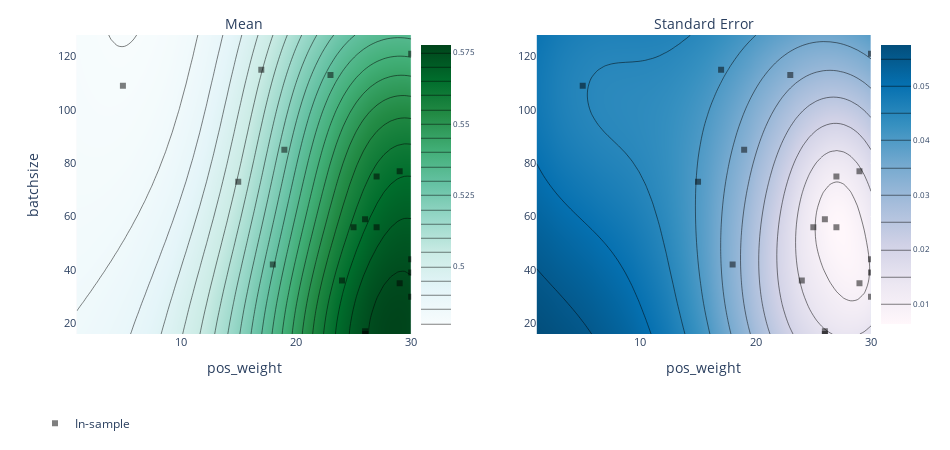

The cell this chart's notebook holds for it:
### Code cell
render(plot_contour(model=model, param_x='pos_weight', param_y='batchsize', metric_name='iou'))

### Figure 1 — Plotly figure (JSON) as saved in the notebook; plotly's stock layout.template omitted (floating-point values rounded to 4 significant figures; data arrays with more than 128 entries replaced by an {"elided": "..."} marker saying what was removed)
{"data": [{"autocolorscale": false, "autocontour": true, "colorbar": {"tickfont": {"size": 8}, "ticksuffix": "", "x": 0.45, "y": 0.5}, "colorscale": [[0, "rgb(247,252,253)"], [0.125, "rgb(229,245,249)"], [0.25, "rgb(204,236,230)"], [0.375, "rgb(153,216,201)"], [0.5, "rgb(102,194,164)"], [0.625, "rgb(65,174,118)"], [0.75, "rgb(35,139,69)"], [0.875, "rgb(0,109,44)"], [1, "rgb(0,68,27)"]], "contours": {"coloring": "heatmap"}, "hoverinfo": "x+y+z", "ncontours": 25, "type": "contour", "x": [1, 1.592, 2.184, 2.776, 3.367, 3.959, 4.551, 5.143, 5.735, 6.327, 6.918, 7.51, 8.102, 8.694, 9.286, 9.878, 10.47, 11.06, 11.65, 12.24, 12.84, 13.43, 14.02, 14.61, 15.2, 15.8, 16.39, 16.98, 17.57, 18.16, 18.76, 19.35, 19.94, 20.53, 21.12, 21.71, 22.31, 22.9, 23.49, 24.08, 24.67, 25.27, 25.86, 26.45, 27.04, 27.63, 28.22, 28.82, 29.41, 30], "xaxis": "x", "y": [16, 18.29, 20.57, 22.86, 25.14, 27.43, 29.71, 32, 34.29, 36.57, 38.86, 41.14, 43.43, 45.71, 48, 50.29, 52.57, 54.86, 57.14, 59.43, 61.71, 64, 66.29, 68.57, 70.86, 73.14, 75.43, 77.71, 80, 82.29, 84.57, 86.86, 89.14, 91.43, 93.71, 96, 98.29, 100.6, 102.9, 105.1, 107.4, 109.7, 112, 114.3, 116.6, 118.9, 121.1, 123.4, 125.7, 128], "yaxis": "y", "z": {"elided": "50x50 float values"}, "zauto": true, "zmax": 0.5777, "zmin": -0.5777}, {"autocolorscale": false, "autocontour": true, "colorbar": {"tickfont": {"size": 8}, "ticksuffix": "", "x": 1, "y": 0.5}, "colorscale": [[0, "rgb(255,247,251)"], [0.1429, "rgb(236,231,242)"], [0.2857, "rgb(208,209,230)"], [0.4286, "rgb(166,189,219)"], [0.5714, "rgb(116,169,207)"], [0.7143, "rgb(54,144,192)"], [0.8571, "rgb(5,112,176)"], [1, "rgb(3,78,123)"]], "contours": {"coloring": "heatmap"}, "hoverinfo": "x+y+z", "ncontours": 25, "type": "contour", "x": [1, 1.592, 2.184, 2.776, 3.367, 3.959, 4.551, 5.143, 5.735, 6.327, 6.918, 7.51, 8.102, 8.694, 9.286, 9.878, 10.47, 11.06, 11.65, 12.24, 12.84, 13.43, 14.02, 14.61, 15.2, 15.8, 16.39, 16.98, 17.57, 18.16, 18.76, 19.35, 19.94, 20.53, 21.12, 21.71, 22.31, 22.9, 23.49, 24.08, 24.67, 25.27, 25.86, 26.45, 27.04, 27.63, 28.22, 28.82, 29.41, 30], "xaxis": "x2", "y": [16, 18.29, 20.57, 22.86, 25.14, 27.43, 29.71, 32, 34.29, 36.57, 38.86, 41.14, 43.43, 45.71, 48, 50.29, 52.57, 54.86, 57.14, 59.43, 61.71, 64, 66.29, 68.57, 70.86, 73.14, 75.43, 77.71, 80, 82.29, 84.57, 86.86, 89.14, 91.43, 93.71, 96, 98.29, 100.6, 102.9, 105.1, 107.4, 109.7, 112, 114.3, 116.6, 118.9, 121.1, 123.4, 125.7, 128], "yaxis": "y2", "z": {"elided": "50x50 float values"}}, {"hoverinfo": "text", "legendgroup": "In-sample", "marker": {"color": "black", "opacity": 0.5, "symbol": 1}, "mode": "markers", "name": "In-sample", "text": ["Arm 0_0<br>iou: 0.392226 (SEM: None)<br>lr: 0.000468913<br>batchsize: 73<br>momentum: 0.095277<br>num_epochs: 18<br>pos_weight: 15", "Arm 10_0<br>iou: 0.577119 (SEM: None)<br>lr: 0.000631548<br>batchsize: 59<br>momentum: 0.371651<br>num_epochs: 193<br>pos_weight: 26", "Arm 11_0<br>iou: 0.584494 (SEM: None)<br>lr: 0.000587247<br>batchsize: 35<br>momentum: 0.49554<br>num_epochs: 152<br>pos_weight: 29", "Arm 12_0<br>iou: 0.568087 (SEM: None)<br>lr: 0.000490737<br>batchsize: 36<br>momentum: 0.537215<br>num_epochs: 187<br>pos_weight: 24", "Arm 13_0<br>iou: 0.560808 (SEM: None)<br>lr: 0.00049754<br>batchsize: 39<br>momentum: 0.354762<br>num_epochs: 196<br>pos_weight: 30", "Arm 14_0<br>iou: 0.579495 (SEM: None)<br>lr: 0.000658595<br>batchsize: 75<br>momentum: 0.572387<br>num_epochs: 152<br>pos_weight: 27", "Arm 15_0<br>iou: 0.572893 (SEM: None)<br>lr: 0.00074763<br>batchsize: 16<br>momentum: 0.383657<br>num_epochs: 146<br>pos_weight: 26", "Arm 16_0<br>iou: 0.566525 (SEM: None)<br>lr: 0.000536715<br>batchsize: 56<br>momentum: 0.390437<br>num_epochs: 148<br>pos_weight: 27", "Arm 17_0<br>iou: 0.596674 (SEM: None)<br>lr: 0.000772205<br>batchsize: 44<br>momentum: 0.711555<br>num_epochs: 155<br>pos_weight: 30", "Arm 18_0<br>iou: 0.597609 (SEM: None)<br>lr: 0.000684218<br>batchsize: 30<br>momentum: 0.855938<br>num_epochs: 120<br>pos_weight: 30", "Arm 1_0<br>iou: 0.574028 (SEM: None)<br>lr: 0.000478192<br>batchsize: 17<br>momentum: 0.226856<br>num_epochs: 177<br>pos_weight: 26", "Arm 2_0<br>iou: 0.57204 (SEM: None)<br>lr: 0.00044382<br>batchsize: 77<br>momentum: 0.519919<br>num_epochs: 193<br>pos_weight: 29", "Arm 3_0<br>iou: 0.483356 (SEM: None)<br>lr: 0.000847293<br>batchsize: 42<br>momentum: 0.0236323<br>num_epochs: 51<br>pos_weight: 18", "Arm 4_0<br>iou: 0.483774 (SEM: None)<br>lr: 0.000134158<br>batchsize: 85<br>momentum: 0.956993<br>num_epochs: 44<br>pos_weight: 19", "Arm 5_0<br>iou: 0.483594 (SEM: None)<br>lr: 0.000186637<br>batchsize: 109<br>momentum: 0.741449<br>num_epochs: 136<br>pos_weight: 5", "Arm 6_0<br>iou: 0.432024 (SEM: None)<br>lr: 0.000104642<br>batchsize: 121<br>momentum: 0.563229<br>num_epochs: 259<br>pos_weight: 30", "Arm 7_0<br>iou: 0.561035 (SEM: None)<br>lr: 0.000403546<br>batchsize: 113<br>momentum: 0.287198<br>num_epochs: 233<br>pos_weight: 23", "Arm 8_0<br>iou: 0.366389 (SEM: None)<br>lr: 8.48761e-05<br>batchsize: 115<br>momentum: 0.0176845<br>num_epochs: 82<br>pos_weight: 17", "Arm 9_0<br>iou: 0.561378 (SEM: None)<br>lr: 0.000922254<br>batchsize: 56<br>momentum: 0.537135<br>num_epochs: 101<br>pos_weight: 25"], "type": "scatter", "x": [15, 26, 29, 24, 30, 27, 26, 27, 30, 30, 26, 29, 18, 19, 5, 30, 23, 17, 25], "xaxis": "x", "y": [73, 59, 35, 36, 39, 75, 16, 56, 44, 30, 17, 77, 42, 85, 109, 121, 113, 115, 56], "yaxis": "y"}, {"hoverinfo": "text", "legendgroup": "In-sample", "marker": {"color": "black", "opacity": 0.5, "symbol": 1}, "mode": "markers", "name": "In-sample", "showlegend": false, "text": ["Arm 0_0<br>iou: 0.392226 (SEM: None)<br>lr: 0.000468913<br>batchsize: 73<br>momentum: 0.095277<br>num_epochs: 18<br>pos_weight: 15", "Arm 10_0<br>iou: 0.577119 (SEM: None)<br>lr: 0.000631548<br>batchsize: 59<br>momentum: 0.371651<br>num_epochs: 193<br>pos_weight: 26", "Arm 11_0<br>iou: 0.584494 (SEM: None)<br>lr: 0.000587247<br>batchsize: 35<br>momentum: 0.49554<br>num_epochs: 152<br>pos_weight: 29", "Arm 12_0<br>iou: 0.568087 (SEM: None)<br>lr: 0.000490737<br>batchsize: 36<br>momentum: 0.537215<br>num_epochs: 187<br>pos_weight: 24", "Arm 13_0<br>iou: 0.560808 (SEM: None)<br>lr: 0.00049754<br>batchsize: 39<br>momentum: 0.354762<br>num_epochs: 196<br>pos_weight: 30", "Arm 14_0<br>iou: 0.579495 (SEM: None)<br>lr: 0.000658595<br>batchsize: 75<br>momentum: 0.572387<br>num_epochs: 152<br>pos_weight: 27", "Arm 15_0<br>iou: 0.572893 (SEM: None)<br>lr: 0.00074763<br>batchsize: 16<br>momentum: 0.383657<br>num_epochs: 146<br>pos_weight: 26", "Arm 16_0<br>iou: 0.566525 (SEM: None)<br>lr: 0.000536715<br>batchsize: 56<br>momentum: 0.390437<br>num_epochs: 148<br>pos_weight: 27", "Arm 17_0<br>iou: 0.596674 (SEM: None)<br>lr: 0.000772205<br>batchsize: 44<br>momentum: 0.711555<br>num_epochs: 155<br>pos_weight: 30", "Arm 18_0<br>iou: 0.597609 (SEM: None)<br>lr: 0.000684218<br>batchsize: 30<br>momentum: 0.855938<br>num_epochs: 120<br>pos_weight: 30", "Arm 1_0<br>iou: 0.574028 (SEM: None)<br>lr: 0.000478192<br>batchsize: 17<br>momentum: 0.226856<br>num_epochs: 177<br>pos_weight: 26", "Arm 2_0<br>iou: 0.57204 (SEM: None)<br>lr: 0.00044382<br>batchsize: 77<br>momentum: 0.519919<br>num_epochs: 193<br>pos_weight: 29", "Arm 3_0<br>iou: 0.483356 (SEM: None)<br>lr: 0.000847293<br>batchsize: 42<br>momentum: 0.0236323<br>num_epochs: 51<br>pos_weight: 18", "Arm 4_0<br>iou: 0.483774 (SEM: None)<br>lr: 0.000134158<br>batchsize: 85<br>momentum: 0.956993<br>num_epochs: 44<br>pos_weight: 19", "Arm 5_0<br>iou: 0.483594 (SEM: None)<br>lr: 0.000186637<br>batchsize: 109<br>momentum: 0.741449<br>num_epochs: 136<br>pos_weight: 5", "Arm 6_0<br>iou: 0.432024 (SEM: None)<br>lr: 0.000104642<br>batchsize: 121<br>momentum: 0.563229<br>num_epochs: 259<br>pos_weight: 30", "Arm 7_0<br>iou: 0.561035 (SEM: None)<br>lr: 0.000403546<br>batchsize: 113<br>momentum: 0.287198<br>num_epochs: 233<br>pos_weight: 23", "Arm 8_0<br>iou: 0.366389 (SEM: None)<br>lr: 8.48761e-05<br>batchsize: 115<br>momentum: 0.0176845<br>num_epochs: 82<br>pos_weight: 17", "Arm 9_0<br>iou: 0.561378 (SEM: None)<br>lr: 0.000922254<br>batchsize: 56<br>momentum: 0.537135<br>num_epochs: 101<br>pos_weight: 25"], "type": "scatter", "x": [15, 26, 29, 24, 30, 27, 26, 27, 30, 30, 26, 29, 18, 19, 5, 30, 23, 17, 25], "xaxis": "x2", "y": [73, 59, 35, 36, 39, 75, 16, 56, 44, 30, 17, 77, 42, 85, 109, 121, 113, 115, 56], "yaxis": "y2"}], "layout": {"annotations": [{"font": {"size": 14}, "showarrow": false, "text": "Mean", "x": 0.25, "xanchor": "center", "xref": "paper", "y": 1, "yanchor": "bottom", "yref": "paper"}, {"font": {"size": 14}, "showarrow": false, "text": "Standard Error", "x": 0.8, "xanchor": "center", "xref": "paper", "y": 1, "yanchor": "bottom", "yref": "paper"}], "autosize": false, "height": 450, "hovermode": "closest", "legend": {"orientation": "h", "x": 0, "y": -0.25}, "margin": {"b": 100, "l": 35, "pad": 0, "r": 35, "t": 35}, "width": 950, "xaxis": {"anchor": "y", "autorange": false, "domain": [0.05, 0.45], "exponentformat": "e", "range": [1, 30], "tickfont": {"size": 11}, "tickmode": "auto", "title": {"text": "pos_weight"}, "type": "linear"}, "xaxis2": {"anchor": "y2", "autorange": false, "domain": [0.6, 1], "exponentformat": "e", "range": [1, 30], "tickfont": {"size": 11}, "tickmode": "auto", "title": {"text": "pos_weight"}, "type": "linear"}, "yaxis": {"anchor": "x", "autorange": false, "domain": [0, 1], "exponentformat": "e", "range": [16, 128], "tickfont": {"size": 11}, "tickmode": "auto", "title": {"text": "batchsize"}, "type": "linear"}, "yaxis2": {"anchor": "x2", "autorange": false, "domain": [0, 1], "exponentformat": "e", "range": [16, 128], "tickfont": {"size": 11}, "tickmode": "auto", "type": "linear"}}}
